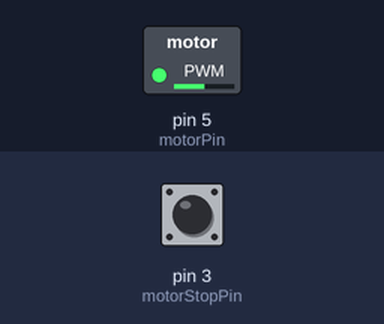
A sketch run on a simulated Arduino Uno, built with avr-gcc and run on an emulated ATmega328P. On the bench: switched loads named in the sketch (green lamp = pin HIGH). The inputs (shaded band) are chosen by the test bench; at power-on: pin 3 (motorStopPin) LOW.

Above: at 1.2 s.
1.3 s: pin 3 (motorStopPin) pulled HIGH for 0.15 s
At 2.4 s:
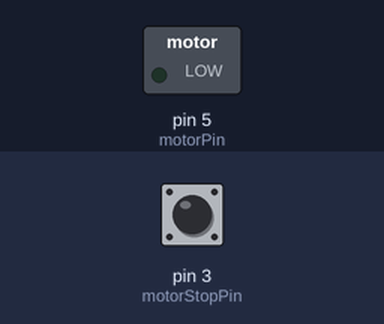
Timing chart, 0 to 4.3 s (numbered marks = the images above; inputs shaded):
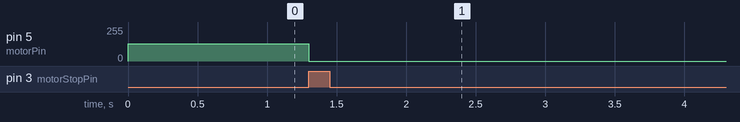

The sketch:

motor_limit_switch_polling_test.ino.ino
```cpp
//Tests the loop polling of the limit switch to stop the motor.

const int motorPin = 5;
const int motorStopPin = 3;

bool state = 1;

void setup() {
  Serial.begin(9600);
  pinMode(motorPin, OUTPUT);
  pinMode(motorStopPin, INPUT);
}

void loop() {
  if (digitalRead(motorStopPin) == HIGH) {
    state = 0;
  }
  if (state) {
    analogWrite(motorPin, 128);
  }
  else {
    analogWrite(motorPin, 0);
  }
}


//void loop() {
//  bool motorStopState = digitalRead(motorStopPin);
//  if (motorStopState == 0 && state == 1) {
//    analogWrite(motorPin, 128);
//  }
//  else {
//    analogWrite(motorPin, 0);
//    state = 0;
//  }
//  Serial.println(state);
//}
```

Measured:
- after the input at 1.3 s, pin 5 (motorPin): 128/255 → 0/255 at once
